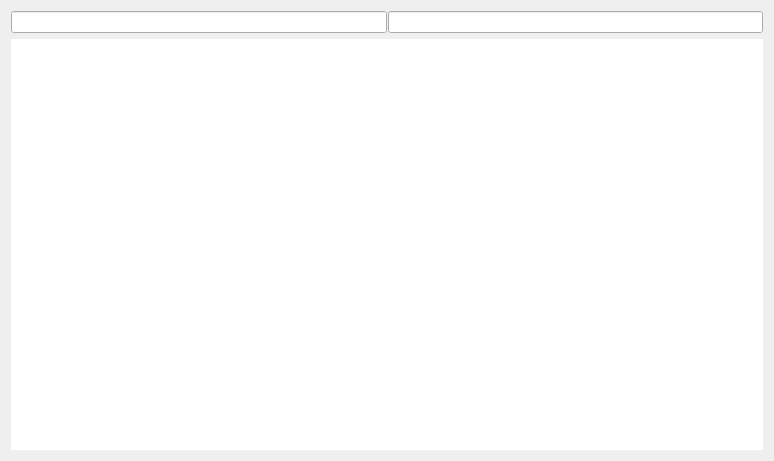
<?xml version="1.0" encoding="UTF-8"?>
<ui version="4.0">
 <class>Frame</class>
 <widget class="QFrame" name="Frame">
  <property name="geometry">
   <rect>
    <x>0</x>
    <y>0</y>
    <width>774</width>
    <height>461</height>
   </rect>
  </property>
  <property name="windowTitle">
   <string>Frame</string>
  </property>
  <layout class="QVBoxLayout" name="verticalLayout">
   <item>
    <widget class="QWidget" name="search_edits_area_widget" native="true">
     <layout class="QHBoxLayout" name="search_edits_layout">
      <property name="spacing">
       <number>1</number>
      </property>
      <property name="leftMargin">
       <number>0</number>
      </property>
      <property name="topMargin">
       <number>0</number>
      </property>
      <property name="rightMargin">
       <number>0</number>
      </property>
      <property name="bottomMargin">
       <number>0</number>
      </property>
      <item>
       <widget class="QLineEdit" name="key_search_edit">
        <property name="clearButtonEnabled">
         <bool>false</bool>
        </property>
       </widget>
      </item>
      <item>
       <widget class="QLineEdit" name="value_search_edit">
        <property name="clearButtonEnabled">
         <bool>false</bool>
        </property>
       </widget>
      </item>
     </layout>
    </widget>
   </item>
   <item>
    <widget class="UrlParamsTableView" name="url_params_table_view">
     <property name="frameShape">
      <enum>QFrame::NoFrame</enum>
     </property>
     <property name="frameShadow">
      <enum>QFrame::Plain</enum>
     </property>
     <property name="lineWidth">
      <number>0</number>
     </property>
     <property name="dragDropOverwriteMode">
      <bool>true</bool>
     </property>
     <property name="alternatingRowColors">
      <bool>true</bool>
     </property>
     <attribute name="horizontalHeaderStretchLastSection">
      <bool>true</bool>
     </attribute>
     <attribute name="verticalHeaderVisible">
      <bool>false</bool>
     </attribute>
    </widget>
   </item>
  </layout>
 </widget>
 <customwidgets>
  <customwidget>
   <class>UrlParamsTableView</class>
   <extends>QTableView</extends>
   <header>.request_manager.h</header>
  </customwidget>
 </customwidgets>
 <resources/>
 <connections/>
</ui>
